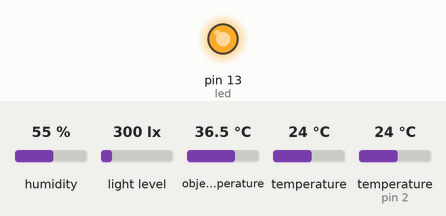
A sketch run on a simulated Arduino Uno, built with avr-gcc and run on an emulated ATmega328P. On the bench: output pins drawn as LEDs (lit = HIGH). The test bench sets the inputs (shaded band); at power-on: humidity 55 %, light level 300 lx, object temperature 36.5 °C, temperature (sensor on pin 2) 24 °C, temperature 24 °C. What the sketch prints to the serial monitor is not drawn.

Above: at 4.8 s.
4.9 s: humidity set to 22 %
At 6.6 s:
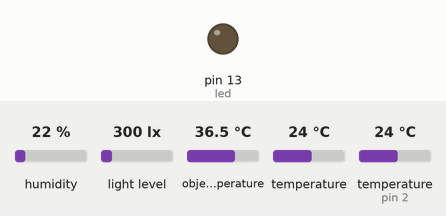
13.5 s: light level set to 40 lx
21.5 s: object temperature set to 20 °C
30.8 s: temperature (sensor on pin 2) set to 12 °C
37.5 s: temperature (sensor 0) set to 12 °C
Timing chart, 0 to 47.6 s (numbered marks = the images above; inputs shaded):
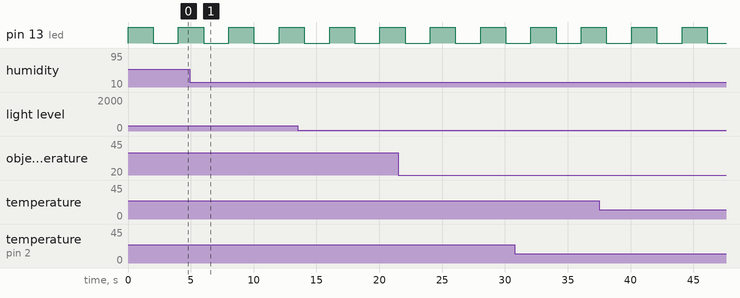

The sketch:

mota_sensora_v5.ino
```cpp
//motas 65793, 65795, 131332, 131334
//DH:13A200
//DL:418996C5

//Librerías necesarias
#include <DHT.h>
#include <BH1750.h>
#include <Wire.h>
#include <Adafruit_MLX90614.h>

#define DHTPIN 2
#define DHTTYPE DHT22

BH1750 lightMeter;
Adafruit_MLX90614 mlx = Adafruit_MLX90614();
DHT dht(DHTPIN, DHTTYPE);
int led = 13;

const size_t dataLength = 32;
byte data[dataLength];

void setup() {
  Serial.begin(9600);
  Wire.begin();
  dht.begin();
  lightMeter.begin();
  mlx.begin();
  pinMode(led, OUTPUT);
}

void datos(int nSensors) {
  data[0] = 0;//Trama medidas de los sensores
  data[1] = 2;//Regleta
  data[2] = 1;//Tipo mota sensora
  data[3] = 6;//Mota 131334
  data[4] = nSensors;//5 Sensores(Son 3 pero toman mas de una medida)
}

void humedad() {
  float h = dht.readHumidity(); //Se lee la humedad
  float t = dht.readTemperature(); //Se lee la temperatura
  typedef union {
    float number;
    byte bytes[4];
  } FLOATUNION_t;

  FLOATUNION_t humedad,temperatura;
  humedad.number = h;
  temperatura.number = t;

  data[5] = 1;//Identificador sensor "Humedad relativa"
  int a;
  for (int i = 6; i < 10; i++)
  {
    data[i] = humedad.bytes[a];
    a++;
  }
  data[10] = 0;//Identificador sensor "Temperatura ambiente"
  a=0;
  for (int i = 11; i < 15; i++)
  {
    data[i] = temperatura.bytes[a];
    a++;
  }
}

void lux() {
  float lux = lightMeter.readLightLevel();
  typedef union {
    float number;
    byte bytes[4];
  } FLOATUNION_t;

  FLOATUNION_t luminosidad;
  luminosidad.number = lux;

  data[15] = 2;//Identificador sensor "Intensidad lumínica"
  int a;
  for (int i = 16; i < 20; i++)
  {
    data[i] = luminosidad.bytes[a];
    a++;
  }
}

void temperatura() {
  float amb = mlx.readAmbientTempC();
  float sup = mlx.readObjectTempC();
  typedef union {
    float number;
    byte bytes[4];
  } FLOATUNION_t;

  FLOATUNION_t ambiente,superficie;
  ambiente.number = amb;
  superficie.number = sup;

  data[20] = 10;//Identificador sensor "Temperatura ambiente"
  int a;
  for (int i = 21; i < 25; i++)
  {
    data[i] = ambiente.bytes[a];
    a++;
  }

  data[25] = 4;//Identificador sensor "Temperatura superficie"
  a=0;
  for (int i = 26; i < 30; i++)
  {
    data[i] = superficie.bytes[a];
    a++;
  }
}

void loop() {
  //Definimos el tiempo de muestreo
  //delay(900000);
  datos(5);//Número de sensores
  lux();
  temperatura();
  humedad();
  data[sizeof(data) - 2] = 13;//Retorno de carro
  data[sizeof(data) - 1] = 10;//Salto de línea
  Serial.write(data, sizeof(data));
  digitalWrite(led, HIGH); //Activa led
  delay(2000); //Retardo
  digitalWrite(led, LOW); //Apaga led
  delay(2000);
}
```

Measured:
- by itself, pin 13 (led): alternates HIGH for 2.0 s and LOW for 2.0 s
